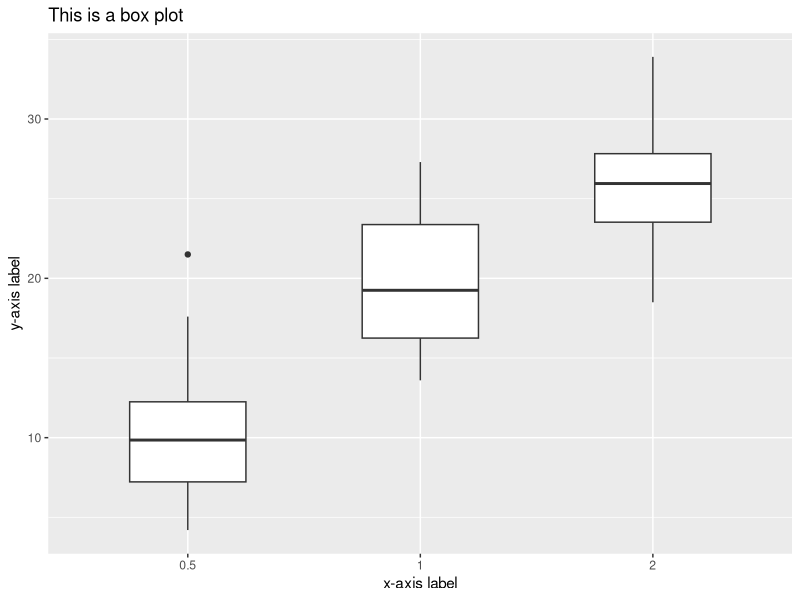

Recreate this plot in R. (Note: this script raises an error after producing the figure.)
library(ggplot2)

ToothGrowth$dose <- as.factor(ToothGrowth$dose)

# Basic box plot
p <- ggplot(ToothGrowth, aes(x=dose, y=len)) +
  geom_boxplot(width = 0.5) +
  labs(
    title = "This is a box plot",
    x = "x-axis label",
    y = "y-axis label",
  )

p +
  default_theme +
  add_grid_lines(horizontal = TRUE)

# Box plot with colors
p <- ggplot(ToothGrowth, aes(x=dose, y=len, fill=dose)) +
  geom_boxplot(width = 0.5) +
  scale_fill_manual(values=cgd_palette(palette_name = "categorical", n = 3)) +
  labs(
    title = "This is a box plot with colors",
    x = "x-axis label",
    y = "y-axis label",
  )

p +
  default_theme +
  add_grid_lines(horizontal = TRUE)
